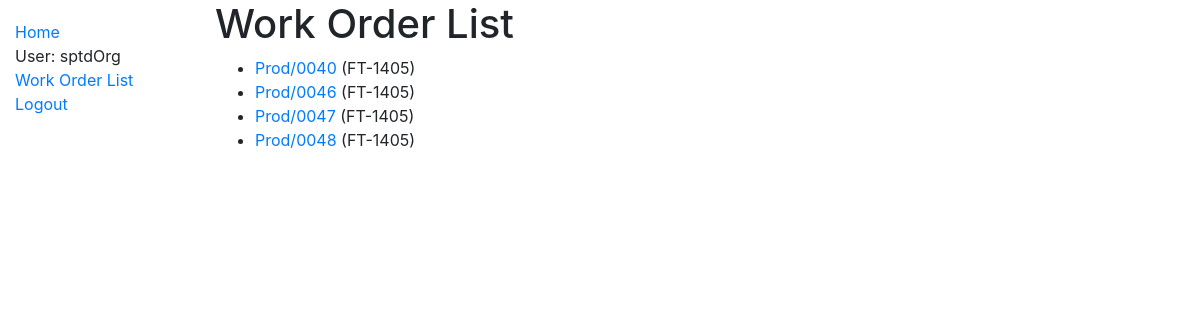
The page /workOrder/work_orders/ (signed in) on the database as committed earlier.
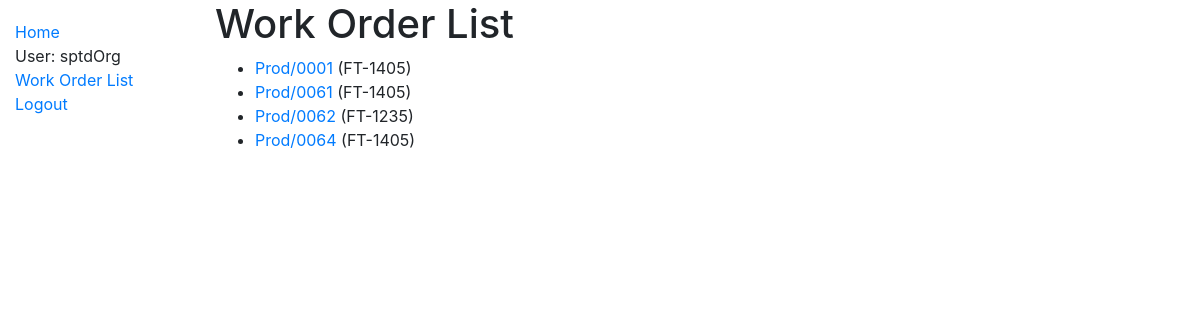
The same page on the database as committed later.
### workOrder/models.py (models this page shows, shortened)
class Work_order(models.Model):
    wo_number = models.CharField(max_length=20, null=True)
    tagnumber = models.CharField(max_length=50, null=True, help_text='Enter tagnumber(eg. FT-1405)')
    problem = models.TextField(max_length=1000, null=True)
    originator = models.ForeignKey(User,
        on_delete=models.SET_NULL,
        null=True)
    dest_section = models.ForeignKey(Section,
        on_delete=models.SET_NULL,
        null=True)
    PRIORITY_STATUS = (
        ('n', 'Normal'),
        ('e', 'Emergency'),
        ('s', 'Shutdown'),
        ('o', 'Other'),
    )
    priority = models.CharField(max_length=1,
        choices=PRIORITY_STATUS,
        blank=True,
        default='n')
    date_open = models.DateField()
    status = models.CharField(max_length=2,
        blank=True)
    current_user_id = models.IntegerField(null=True)
    class Meta:
        ordering = ['originator','status','wo_number']
    def get_absolute_url(self):
        return reverse('work_order-detail', args=[str(self.id)])

### workOrder/views.py (the view)
# urls.py: path('work_orders/', views.Work_orderListView.as_view(), name='work_orders'),
class Work_orderListView(generic.ListView):
    model = Work_order #prinsipnya dengan ini saja sdh cukup, namun kita perlu tambahan info di bawah ini
    context_object_name = 'user_work_order_list'   # your own name for the list as a template variable
    template_name = 'workOrder/user_work_order_list.html'  # Specify your own template name/location
    def get_queryset(self):
        self.wm = WM(self.request.user)
        return Work_order.objects.filter(pk__in=self.wm.woOnCurrentUser())

### workOrder/generals.py (called while the page is built)
    def woOnCurrentUser(self):
        woListId=[]
        woList = Work_order.objects.filter(current_user_id=self.user.id)
        for wo in woList:
            woListId.append(wo.id)
        return woListId

### workOrder/templates/workOrder/user_work_order_list.html (shortened to what this page needs)
{% extends "base_generic.html" %}
{% block content %}
  <h1>Work Order List</h1>
  {% if user_work_order_list %}
  <ul>
    {% for work_order in user_work_order_list %}
      <li>
        <a href="{{ work_order.get_absolute_url }}">{{ work_order.wo_number }}</a> ({{work_order.tagnumber}})
      </li>
    {% endfor %}
  </ul>
  {% else %}
    <p>There are no work order</p>
  {% endif %}
{% endblock %}

### workOrder/templates/base_generic.html (shortened to what this page needs)
<!DOCTYPE html>
<html lang="en">
    <head>
        <link rel="stylesheet" href="https://stackpath.bootstrapcdn.com/bootstrap/4.1.3/css/bootstrap.min.css">
        {% load static %}
        <link rel="stylesheet" href="{% static 'css/styles.css' %}">
    </head>
    <body>
    <div class="container-fluid">
        <div class="row">
            <div class="col-sm-2">
            {% block sidebar %}
                <ul class="sidebar-nav">
                    <li><a href="{% url 'index' %}">Home</a></li>
                    {% if user.is_authenticated %}
                        <li>User: {{ user.get_username }}</li>
                        <li><a href="{% url 'work_orders'%}">Work Order List</a></li>
                        <li><a href="{% url 'logout'%}?next={{request.path}}">Logout</a></li>
                    {% else %}
                        <li><a href="{% url 'login'%}?next={{request.path}}">Login</a></li>
                    {% endif %}
                </ul>
            {% endblock %}
            </div>
            <div class="col-sm-10 ">{% block content %}{% endblock %}</div>
        </div>
    </div>
    </body>
</html>

### workOrder/templates/static/css/styles.css (style rules this page uses)
.sidebar-nav { margin-top: 20px; padding: 0; list-style: none; }

Rows that differ between the two databases and show on the page:
removed Work_order: wo_number "Prod/0040", tagnumber "FT-1405"
removed Work_order: wo_number "Prod/0046", tagnumber "FT-1405"
removed Work_order: wo_number "Prod/0047", tagnumber "FT-1405"
removed Work_order: wo_number "Prod/0048", tagnumber "FT-1405"
added Work_order: wo_number "Prod/0001", tagnumber "FT-1405"
added Work_order: wo_number "Prod/0061", tagnumber "FT-1405"
added Work_order: wo_number "Prod/0062", tagnumber "FT-1235"
added Work_order: wo_number "Prod/0064", tagnumber "FT-1405"
